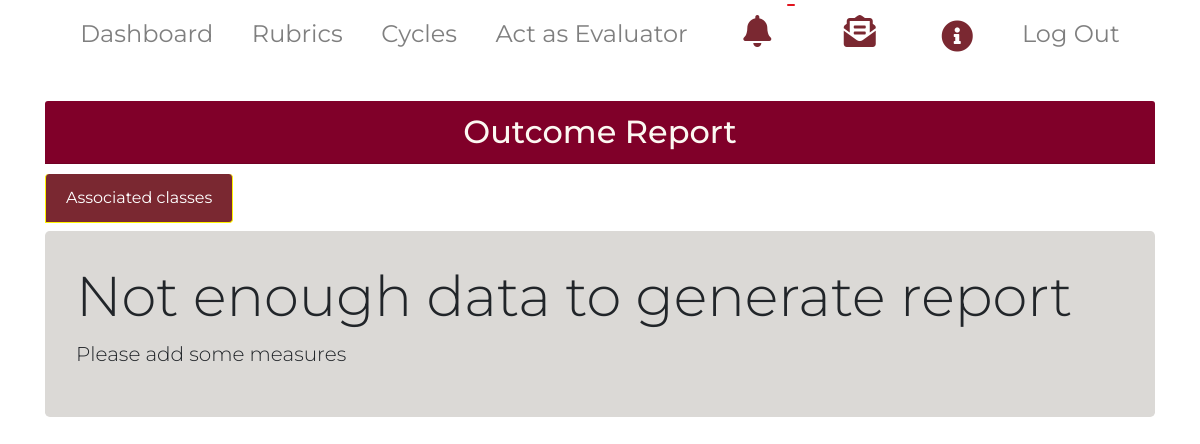
Page /generate_outcome_report/7 on the earlier database version.
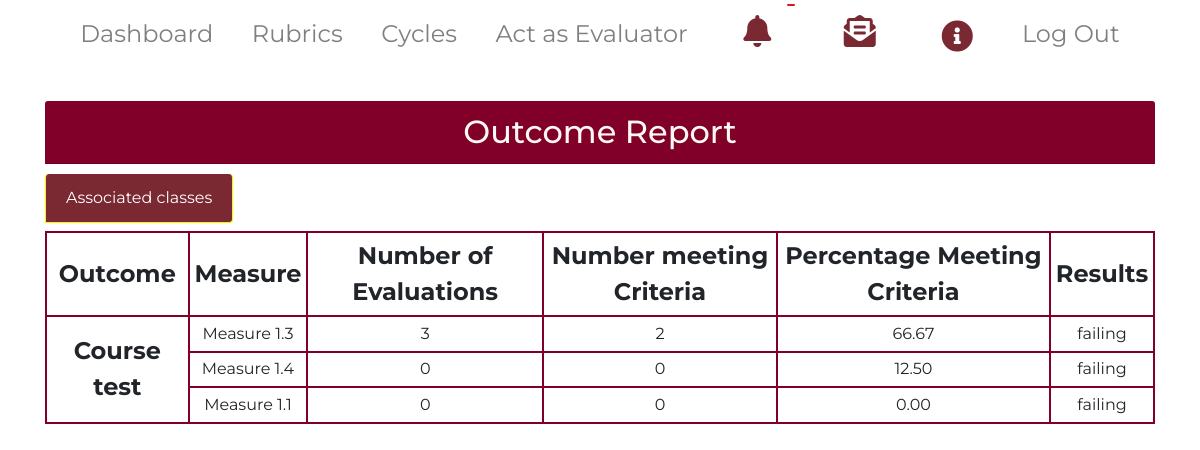
Same page on the later database version.
### main/models.py (models this page shows, shortened)
class Outcome(models.Model):
    title = models.CharField(max_length=200, default='', null=True)
    desc = models.CharField(max_length=600, null=True)
    status = models.BooleanField(default=True)
    cycle = models.ManyToManyField(Cycle)
    course = models.ManyToManyField(Course)
    coordinator = models.ForeignKey(CoOrdinator,null=True,on_delete=models.CASCADE)
    def __str__(self):
        return self.title

class Measure(models.Model):
    CUTOFF_TYPES = (('Percentage', 'Percentage'),
                  ('Percentile', 'Percentile'),
                  ('Average', 'Average')
                 )
    cutoff_type = models.CharField(max_length = 100, choices=CUTOFF_TYPES, default='Percentage')
    TOOL_TYPES = (('Rubric', 'Rubric'),
                  ('Test score', 'Test score')
                  )
    tool_type = models.CharField(max_length=100, choices=TOOL_TYPES, default='Rubric')
    STATUS_TYPES = (('passing', 'passing'),
                    ('failing', 'failing'),
                    ('passed', 'passed'),
                    ('failed', 'failed')
                    )
    status = models.CharField(max_length=100, choices=STATUS_TYPES, default='failing')
    statusPercent = models.FloatField(default=0.0)
    evaluationPercent = models.FloatField(default=0.0)
    measureTitle = models.CharField(max_length=200, default='', null=True)
    outcome = models.ForeignKey(Outcome, null=True, on_delete = models.CASCADE)
    cutoff_percentage = models.FloatField(null=True, blank = True, default=0)
    cutoff_score = models.FloatField(null=True, blank=True, default=0)
    rubric = models.ForeignKey(Rubric,null=True, blank = True, on_delete = models.CASCADE)
    test_score = models.ForeignKey(Test_score, null=True, blank = True, on_delete = models.CASCADE)
    student = models.ManyToManyField(Student)
    evaluator = models.ManyToManyField(Evaluator)
    coordinator = models.ForeignKey(CoOrdinator,null=True,on_delete=models.CASCADE)

### main/views.py (the view)
# urls.py: path('generate_outcome_report/<int:outcome_id>', views.generate_outcome_report, name = 'generate_outcome_report'),
def generate_outcome_report(request, outcome_id):
    outcome = Outcome.objects.get(id=outcome_id)
    measures = Measure.objects.filter(outcome=outcome)
    data = dict()
    evaluated_student_count = 0
    number_of_pass_cases = 0
    measure = None
    for measure in measures:
        evaluated_student_count = custom_students.objects.filter(measure=measure, grade__isnull = False, current=True).count()
        number_of_pass_cases = custom_students.objects.filter(measure=measure,grade__gte = measure.cutoff_score, current=True).count()
        data.update({ measure.id: [evaluated_student_count, number_of_pass_cases, measure.measureTitle, measure.statusPercent, measure.status]})
        print(data)
    if measure is None:
        context = {'outcome': outcome, 'measures': measures, 'evaluated_student_count': evaluated_student_count,
                   'number_of_pass_cases': number_of_pass_cases,'mymeasure':measure}
    else:
        context = {'outcome':outcome, 'measures':measures, 'evaluated_student_count':evaluated_student_count,
                   'number_of_pass_cases':number_of_pass_cases, 'data':data, 'measure_id':measure.id,
                   'count':measures.count()+1,'mymeasure':measure}
    return render(request, 'main/outcome_report.html', context)

### main/templates/main/outcome_report.html (shortened to what this page needs)
{% extends  'main/adminbase.html' %}
{%load static%}
{% block body_block %}
<div class="container">
<h2 class="card-header" ><center>Outcome Report</center></h2>
<ul class="list-group list-group-horizontal-sm mb-2">
  <li class="list-group-item active">Associated classes </li>
</ul>
{% if mymeasure is None %}
    <div class="jumbotron jumbotron-fluid">
      <div class="container">
        <h1 class="display-4">Not enough data to generate report</h1>
        <p class="lead"> Please add some measures </p>
      </div>
    </div>
    {% else %}
<div class="table-responsive">
<table class="table table-bordered table-hover table-sm">
  <tr>
    <th class="align-middle">Outcome</th>
    <th class="align-middle">Measure</th>
    <th class="align-middle">Number of Evaluations</th>
    <th class="align-middle">Number meeting Criteria</th>
    <th class="align-middle">Percentage Meeting Criteria</th>
    <th class="align-middle">Results</th>
  </tr>
  <tr>
      <th class="align-middle" rowspan="{{count}}">{{outcome}}</th>
  </tr>
{%for k,m in data.items%}
  <tr>
      <td>{{m.2}}</td>
      <td >{{m.0}} </td>
      <td >{{m.1}} </td>
      <td>{{m.3|floatformat:2}} </td>
      <td>{{m.4}}</td>
  </tr>
{%endfor%}
</table>
    {% endif %}
</div>
</div>
{% endblock %}

### main/templates/main/adminbase.html (shortened to what this page needs)
{% load static %}
<!DOCTYPE html>
<html lang="en">
<head>
    <link rel="stylesheet" href="https://stackpath.bootstrapcdn.com/bootstrap/4.3.1/css/bootstrap.min.css">
    <link rel="stylesheet" href = "{% static 'css/landing.css' %}">
  <link rel="stylesheet" href="https://cdnjs.cloudflare.com/ajax/libs/animate.css/3.7.0/animate.min.css">
    <link rel="stylesheet" href="https://use.fontawesome.com/releases/v5.7.2/css/all.css">
</head>
<body>
{% include 'main/navbar.html'%}
  {% block body_block %}
  {% endblock %}
</body>
</html>

### main/templates/main/navbar.html (shortened to what this page needs)
{% load static %}
    <div class = "container-fluid">
      <div class = "container" id = "main_content">
<nav class="navbar sticky-top navbar-expand-lg  navbar-light ">
  <div class="collapse navbar-collapse" id="navbarTogglerDemo03">
    <ul class="navbar-nav w-100 mr-auto mt-2 mt-lg-0 justify-content-around">
      <li class="nav-item {{dashboard}}" >
        <a class="nav-link" href="{%url 'main:dashboard'%}" >Dashboard</a>
      </li>
      <li class="nav-item {{rubric}}" >
        <a class="nav-link" href="{%url 'main:rubrics'%}">Rubrics</a>
      </li>
      <li class="nav-item {{cycle}}" >
        <a class="nav-link" href="{%url 'main:cycles'%}">Cycles</a>
      </li>
      <li class="nav-item {{evaluatorhome}}">
  <a class = "nav-link" href="{%url 'main:homepage'%}">Act as Evaluator</a>
</li>
<li id="noti_Container">
             <div id="noti_Counter">
           </div>
             <a id="noti_Button" >
               <span style="font-size: 2rem; color: #7a2831;">
               <i class="fas fa-bell"></i>
               </span>
             </a>
         </li>
         <li class="nav-item {{msg}}" >
         <a id="noti_Button" data-toggle="modal" data-target="#exampleModalCenter" >
           <span style="font-size: 2rem; color: #7a2831;">
              <i class="fas fa-envelope-open-text"></i>
            </span>
         </a>
       </li>
         <li class="nav-item {{help}}" >
           <a id="noti_Button" class = "nav-link" href="{% url 'main:admin_instructions'%}">
             <span style="font-size: 2rem; color: #7a2831;">
               <i class="fas fa-info-circle"></i>
            </span>
           </a>
          </li>
        <li class="nav-item {{logout}}">
          <a class = "nav-link" href="{%url 'main:logout'%}">Log Out</a>
        </li>
    </ul>
  </div>
</nav>
<br/>
</div>
</div>

### main/static/css/landing.css (style rules this page uses)
body { font-family: Montserrat, Lato, 'Nunito Sans', Helvetica, Arial, Platino, Garamond, Bookman, Lucidia; }
body { height: 100vh; }
th, label { font-size: 1.5rem; }
td { font-size: 1rem; }
.nav-item { font-size: 1.5rem; }
.card-header { background-color: rgb(219,217,214) z-index:0; }
.card-header { background-color: #BD955A; color: rgb(252, 248, 242); }
.list-group-item.active { z-index: 2; color: #fff; background-color: #7a2831 ; border-color: #fff300; }
.table-bordered td, .table-bordered th { border: 2px solid #800029; text-align: center; }

### main/templates/main/navbar.html (style rules this page uses)
ul li a { color:#FFF; text-decoration:none; padding:6px 15px; cursor:pointer; }
#noti_Container { position:relative; }
#noti_Button { -moz-border-radius:50%; -webkit-border-radius:50%; margin:-3px 10px 0 10px; cursor:pointer; }
#noti_Counter { right: 1px; display: block; position: absolute; background: #E1141E; color: #FFF; font-size: 12px; font-weight: normal; padding: 1px 4px; margin: -2px 0 0 15px; border-radius: 2px; -moz-border-radius: 2px; -webkit-border-radius: 2px; z-index: 1; }

### main/templates/main/outcome_report.html (style rules this page uses)
th { text-align:center; vertical-align: middle; }
.card-header { background: #800029; margin-bottom: 10px; }

Differences in the rows shown:
now on this page (row edited): Outcome: title "Course test"
now on this page (row edited): Measure: measureTitle "Measure 1.3", statusPercent "66.67", status "failing"
now on this page (row edited): Measure: measureTitle "Measure 1.4", statusPercent "12.50", status "failing"
added Measure: measureTitle "Measure 1.1", statusPercent "0.00", status "failing"
Other differences:
text no longer shown: "Not enough data to generate report Please add some measures"
text now shown: "Outcome Measure Number of Evaluations Number meeting Criteria Percentage Meeting Criteria Results"
new list line: "3 2"
new list line: "0 0"
